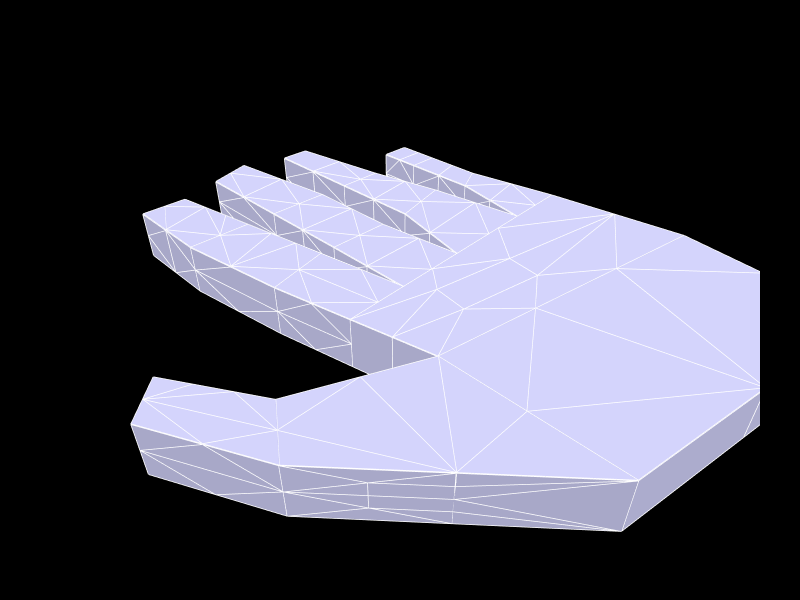

The code cell stored with this chart in its notebook:
### Markdown cell above
## 6. Show the geometry

### Code cell
Topology.Show(objects,
              faceColor=[210,210,250],
              faceOpacity=1,
              edgeColor="white",
              edgeWidth=3,
              showVertices=False,
              backgroundColor="black",
              width=800,
              height=600,
              renderer = renderer)

### Figure 1 — Plotly figure (JSON) as saved in the notebook; plotly's stock layout.template omitted (floating-point values rounded to 4 significant figures; data arrays with more than 128 entries replaced by an {"elided": "..."} marker saying what was removed)
{"data": [{"hoverinfo": "text", "legendgroup": "2", "legendrank": 2, "line": {"color": "white", "dash": "solid", "width": 3}, "marker": {"size": 0}, "mode": "lines", "name": "1: default (Edges)", "showlegend": false, "text": "", "type": "scatter3d", "x": {"elided": "4752 float values"}, "y": {"elided": "4752 float values"}, "z": {"elided": "4752 float values"}}, {"cmax": 1, "cmin": 0, "color": "#D2D2FA", "colorscale": [[0, "#440154"], [0.1111, "#482878"], [0.2222, "#3e4989"], [0.3333, "#31688e"], [0.4444, "#26828e"], [0.5556, "#1f9e89"], [0.6667, "#35b779"], [0.7778, "#6ece58"], [0.8889, "#b5de2b"], [1, "#fde725"]], "flatshading": true, "hoverinfo": "text", "hovertext": "", "i": {"elided": "572 int values"}, "j": {"elided": "572 int values"}, "k": {"elided": "572 int values"}, "legendgroup": "3", "legendrank": 3, "lighting": {"facenormalsepsilon": 0}, "name": "1: default (Faces)", "opacity": 1, "showlegend": false, "showscale": false, "text": "", "type": "mesh3d", "x": {"elided": "226 float values"}, "y": {"elided": "226 float values"}, "z": {"elided": "226 float values"}}], "layout": {"autosize": true, "height": 600, "margin": {"b": 40, "l": 40, "r": 40, "t": 40}, "paper_bgcolor": "#000000", "plot_bgcolor": "#000000", "scene": {"aspectmode": "data", "camera": {"center": {"x": 0, "y": 0, "z": 0}, "eye": {"x": -1.25, "y": -1.25, "z": 1.25}, "projection": {"type": "perspective"}, "up": {"x": 0, "y": 0, "z": 1}}, "xaxis": {"visible": false}, "yaxis": {"visible": false}, "zaxis": {"visible": false}}, "showlegend": true, "width": 800, "xaxis": {"showgrid": false, "visible": false, "zeroline": false}, "yaxis": {"showgrid": false, "visible": false, "zeroline": false}}}
